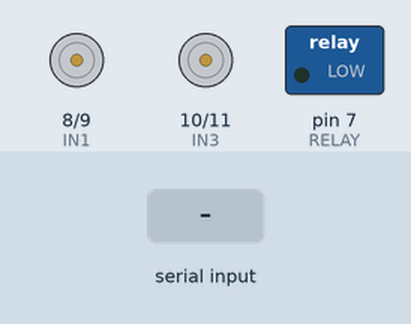
A sketch run on a simulated Arduino Uno, built with avr-gcc and run on an emulated ATmega328P. Shown: motor-driver pin pairs drawn as motors (green arrow = first pin HIGH = forward, orange = second pin HIGH = backward, longer = more drive), switched loads named in the sketch (green lamp = pin HIGH). The inputs (shaded band) are chosen by the test bench.

Above: at 1.2 s.
1.3 s: "N\n" received over Serial
At 6.3 s:
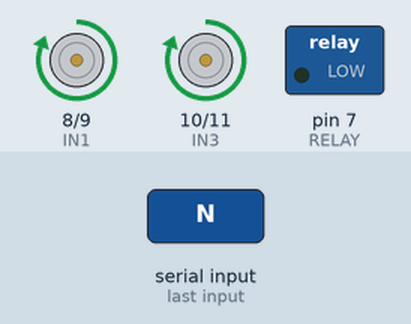
At 8.8 s:
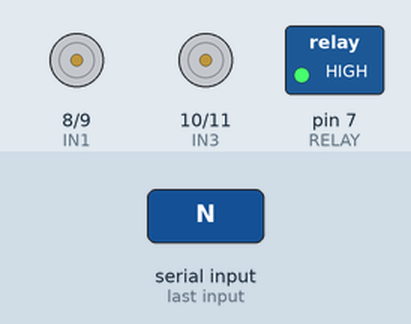
Timing chart, 0 to 11.5 s (numbered marks = the images above; inputs shaded):
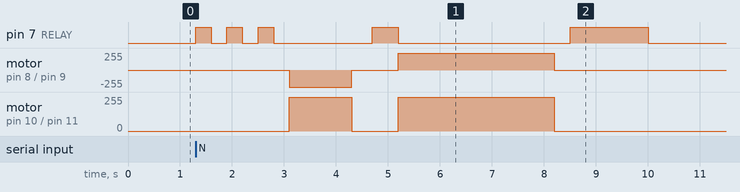

Measured:
- after the input at 1.3 s, pin 7 (RELAY): LOW → HIGH at once, → LOW 0.30 s later, → HIGH 0.30 s later, → LOW 0.30 s later, … (10 changes in this stretch); motor on pin 8 (IN1) / pin 9 (IN2): stopped → backward 255/255 after 1.8 s, → stopped 1.2 s later, → forward 255/255 0.90 s later, → stopped 3.0 s later

The sketch:

robot_control.ino
```cpp
#include <SoftwareSerial.h>

SoftwareSerial BT(2,3);   // RX, TX

// ================= MOTOR PINS =================
#define IN1 8
#define IN2 9
#define IN3 10
#define IN4 11

#define RELAY 7

String currentDir = "E";
String cmd="";

// ================= CALIBRATION =================
// 🔥 ADJUST THESE VALUES BASED ON YOUR ROBOT
#define FORWARD_TIME 3000     // time to move one cell (ms)
#define TURN_90_TIME 500      // time for 90 degree turn
#define TURN_180_TIME 1000    // time for 180 turn
#define STOP_DELAY 200        // stabilization delay
// ================= SIGNALS =================

void startSignal()
{
  digitalWrite(RELAY,HIGH);
  delay(500);
  digitalWrite(RELAY,LOW);
}

void endSignal()
{
  digitalWrite(RELAY,HIGH);
  delay(1500);
  digitalWrite(RELAY,LOW);
}

void turnSignal()
{
  for(int i=0;i<3;i++)
  {
    digitalWrite(RELAY,HIGH);
    delay(300);
    digitalWrite(RELAY,LOW);
    delay(300);
  }
}

// ================= MOTOR =================

void stopMotor()
{
 digitalWrite(IN1,LOW);
 digitalWrite(IN2,LOW);
 digitalWrite(IN3,LOW);
 digitalWrite(IN4,LOW);
}

// ================= BASIC MOVEMENTS =================

void forward()
{
 digitalWrite(IN1,HIGH);
 digitalWrite(IN2,LOW);

 digitalWrite(IN3,HIGH);
 digitalWrite(IN4,LOW);
}

void backward()
{
 digitalWrite(IN1,LOW);
 digitalWrite(IN2,HIGH);

 digitalWrite(IN3,LOW);
 digitalWrite(IN4,HIGH);
}

void turnLeft()
{
 digitalWrite(IN1,LOW);
 digitalWrite(IN2,HIGH);

 digitalWrite(IN3,HIGH);
 digitalWrite(IN4,LOW);
}

void turnRight()
{
 digitalWrite(IN1,HIGH);
 digitalWrite(IN2,LOW);

 digitalWrite(IN3,LOW);
 digitalWrite(IN4,HIGH);
}

// ================= MOVEMENT =================

void moveForwardCell()
{
 startSignal();

 forward();
 delay(FORWARD_TIME);

 stopMotor();
 delay(300);

 endSignal();
}

// 🔥🔥🔥 MAXIMUM DELAY VALUES
int turnDelay = 1200;     // 90° (very high)
int turnDelay180 = 2400;  // 180° (guaranteed full turn)

// ================= TURN FUNCTIONS =================

void rotateLeft90()
{
 turnSignal();

 turnLeft();
 delay(turnDelay);

 stopMotor();
 delay(400);
}

void rotateRight90()
{
 turnSignal();

 turnRight();
 delay(turnDelay);

 stopMotor();
 delay(400);
}

// 🔥 STRONG 180° TURN (single long rotation)
void rotate180()
{
 turnSignal();

 turnRight();
 delay(turnDelay180);

 stopMotor();
 delay(500);
}

// ================= DIRECTION LOGIC =================

void moveTo(String target)
{
 if(currentDir == target)
 {
   moveForwardCell();
 }

 else if(
   (currentDir=="N" && target=="S") ||
   (currentDir=="S" && target=="N") ||
   (currentDir=="E" && target=="W") ||
   (currentDir=="W" && target=="E")
 )
 {
   rotate180();
   moveForwardCell();
 }

 else if(
   (currentDir=="N" && target=="E") ||
   (currentDir=="E" && target=="S") ||
   (currentDir=="S" && target=="W") ||
   (currentDir=="W" && target=="N")
 )
 {
   rotateRight90();
   moveForwardCell();
 }

 else
 {
   rotateLeft90();
   moveForwardCell();
 }

 currentDir = target;
}

// ================= COMMAND =================

void processCommand(String cmd)
{
 if(cmd=="N" || cmd=="S" || cmd=="E" || cmd=="W")
 {
   moveTo(cmd);
 }
 else if(cmd=="STOP")
 {
   stopMotor();
 }
 else if(cmd=="START")
 {
   startSignal();
 }
}

// ================= SETUP =================

void setup()
{
 Serial.begin(115200);
 BT.begin(9600);

 pinMode(IN1,OUTPUT);
 pinMode(IN2,OUTPUT);
 pinMode(IN3,OUTPUT);
 pinMode(IN4,OUTPUT);

 pinMode(RELAY,OUTPUT);

 stopMotor();
}

// ================= LOOP =================

void loop()
{
 if(BT.available())
 {
   cmd = BT.readStringUntil('\n');
   cmd.trim();
   processCommand(cmd);
 }

 if(Serial.available())
 {
   cmd = Serial.readStringUntil('\n');
   cmd.trim();
   processCommand(cmd);
 }
}
```
